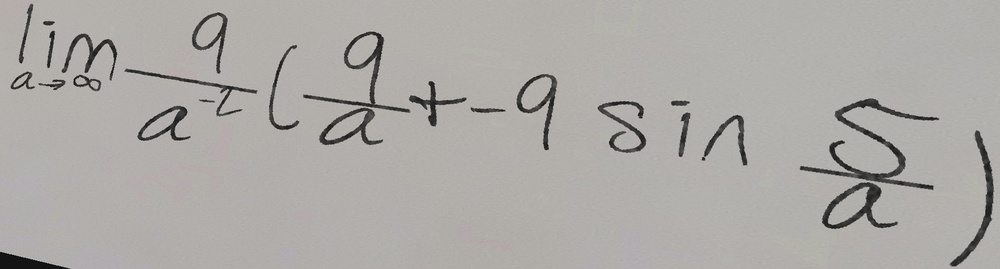
#> input picture initial_test_data/batch_1_salmple100/000f3f60-c994-4df4-81ca-0c10e3feb67c.jpg, 1000 x 269 px, shrunk from 1765 x 475 before the run, found by its file name; its folder holds only this picture in this run
$ jupyter execute --allow-errors Binarization.ipynb
#> lines starting #> are read from the running program, lines starting #| are printed output that depends on the picture; after the words box and inside, x2 and y2 are one past the last pixel; in counts of white or black regions, pixels touching at a corner belong together
[cell 1]
import cv2  #pip install opencv-python
import os   #pip install os-sys

image_dir = '/home/arturmarcon/code/ChilleeX/NoLateX/initial_test_data/batch_1_salmple100' #Dir containing images
archives = os.listdir(image_dir) #listing all dir files

exit_dir = '/home/arturmarcon/code/ChilleeX/NoLateX/Binarization/binarization_img_otsu'
if not os.path.exists(exit_dir):
    os.makedirs(exit_dir)


def binarization_image(image): #Function to binarizate one image
    _, binarization_img = cv2.threshold(image, 0, 255, cv2.THRESH_BINARY + cv2.THRESH_OTSU) #applied the binarization
    return binarization_img

for archive in archives:
    if archive.endswith('.jpg'):
        image_path = os.path.join(image_dir, archive) #load image
        image = cv2.imread(image_path, 0)
#> image: shape (269, 1000); min 3, max 198, mean 170.1
        binarization_img = binarization_image(image) #binarize image
#> in binarization_image, `_, binarization_img = cv2.threshold(image, 0, 255, cv2.THRESH_BINARY +..`:
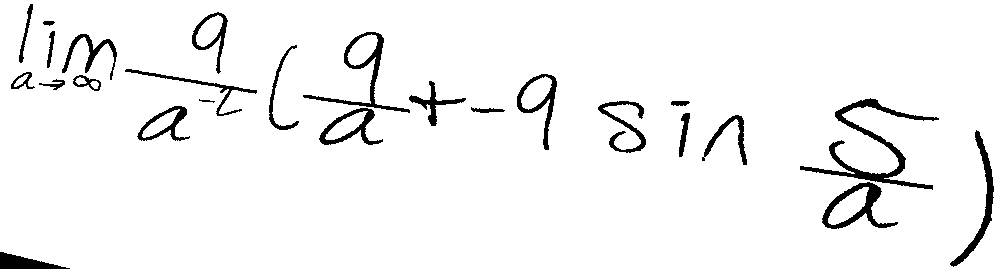
#> binarization_img: shape (269, 1000); 95.3% white; 25 black regions, largest, box (x1, y1, x2, y2) and area: (800, 98, 939, 190) 1996, (303, 32, 410, 113) 1049, (822, 182, 898, 229) 1028

        exit_path = os.path.join(exit_dir, f'binarizada_{archive[:-4]}.jpg') #save binarized image
        cv2.imwrite(exit_path, binarization_img)

        if os.path.exists(exit_path):
            print(f'{archive} binarized image_{archive}')
        else:
            print(f'Erro: didnt save {archive}.')


$ run again, on initial_test_data/batch_1_salmple100/00cb74c6-bb32-4548-9bb6-660ad24709cd.jpg
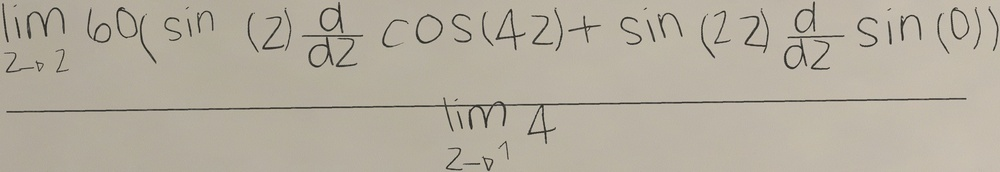
#> input picture initial_test_data/batch_1_salmple100/00cb74c6-bb32-4548-9bb6-660ad24709cd.jpg, 1000 x 172 px, shrunk from 3526 x 606 before the run, found by its file name
#> in binarization_image, `_, binarization_img = cv2.threshold(image, 0, 255, cv2.THRESH_BINARY +..`:
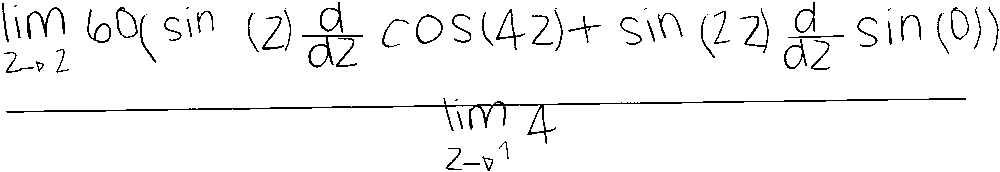
#> binarization_img: shape (172, 1000); 95.9% white; black in thin lines or dots

$ run again, on initial_test_data/batch_1_salmple100/00ac8679-3856-4237-935c-cd8a6f471895.jpg
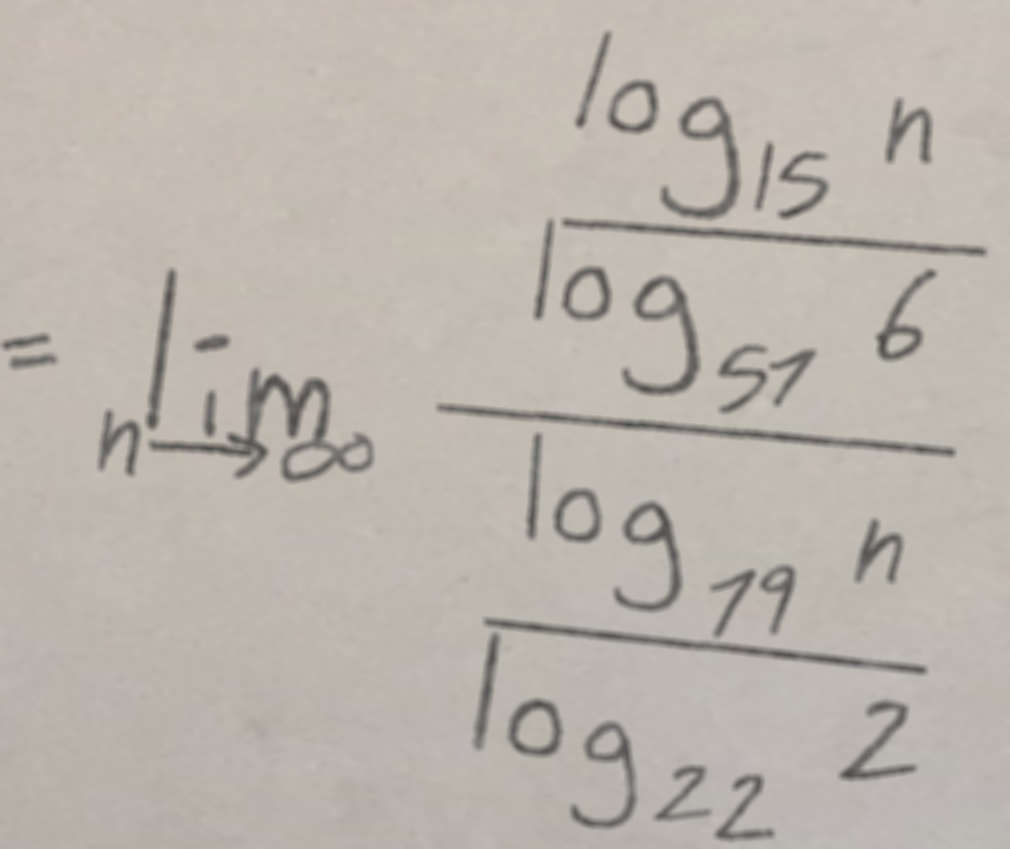
#> input picture initial_test_data/batch_1_salmple100/00ac8679-3856-4237-935c-cd8a6f471895.jpg, 1010 x 849 px, found by its file name
#> in binarization_image, `_, binarization_img = cv2.threshold(image, 0, 255, cv2.THRESH_BINARY +..`:
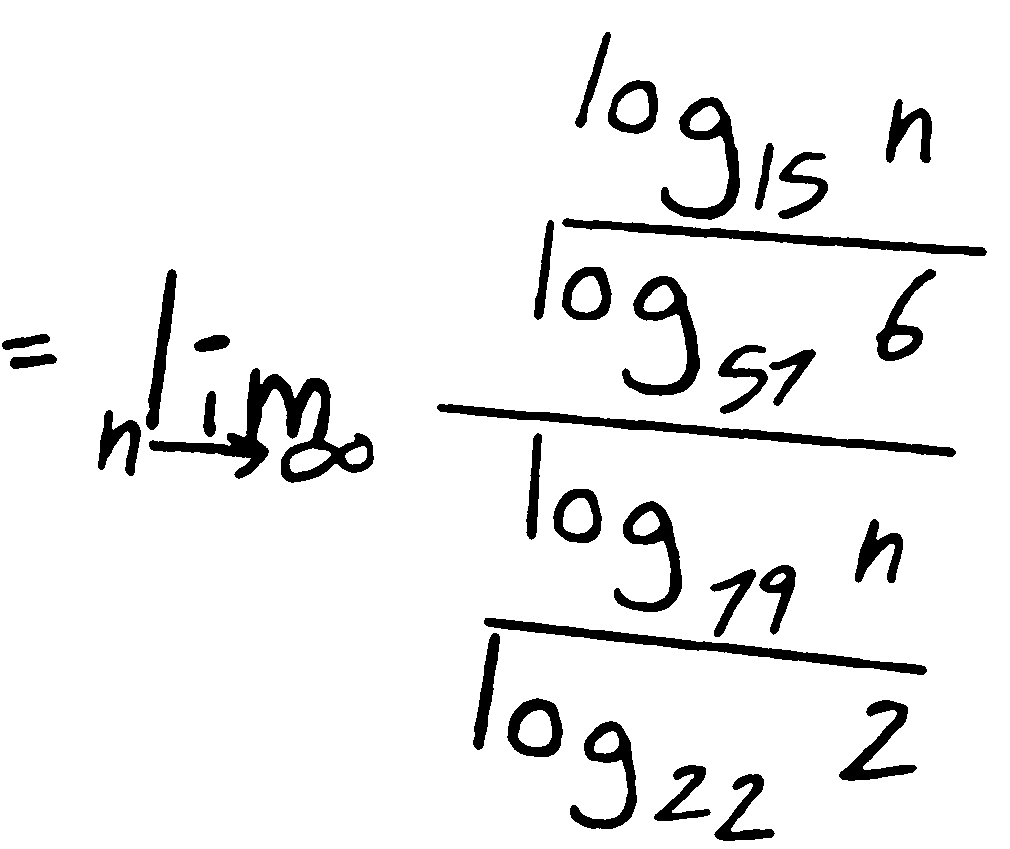
#> binarization_img: shape (849, 1010); 93.1% white; 34 black regions, largest, box (x1, y1, x2, y2) and area: (149, 368, 374, 483) 6757, (437, 404, 956, 457) 4576, (484, 618, 927, 675) 4120
